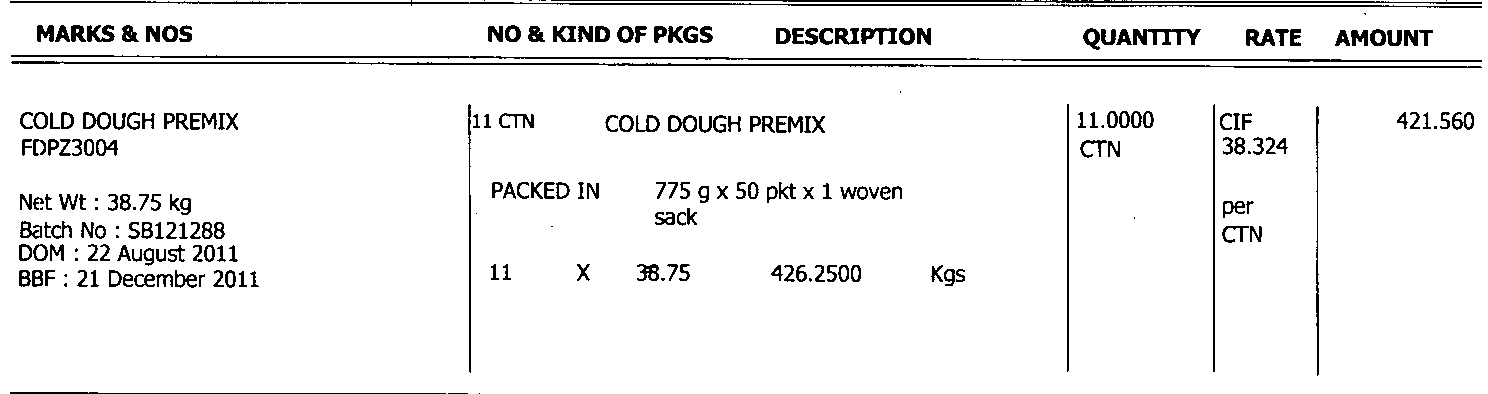
#> input picture src/samples/Covering_Schedule_254_page_5.png, 1488 x 394 px, found by its file name
$ python table_border_recog_approach_2.py
#> lines starting #> are read from the running program, lines starting #| are printed output that depends on the picture; after the words box and inside, x2 and y2 are one past the last pixel; in counts of white or black regions, pixels touching at a corner belong together
import cv2
import numpy as np
import matplotlib.pyplot as plt

file =  r'/New_Volume/Rakesh/miscellaneous_code/src/samples/Covering_Schedule_254_page_5.png'

im1 = cv2.imread(file, 0)
#> im1: shape (394, 1488); 93.9% white; 235 black regions (26 under 20 px), largest, box (x1, y1, x2, y2) and area: (11, 61, 1482, 68) 2952, (11, 55, 1482, 62) 2902, (10, 0, 1482, 8) 2692
im = cv2.imread(file)
#> im is the input picture: shape (394, 1488, 3); 93.9% white; 235 black regions (26 under 20 px), largest, box (x1, y1, x2, y2) and area: (11, 61, 1482, 68) 2952, (11, 55, 1482, 62) 2902, (10, 0, 1482, 8) 2692

ret,thresh_value = cv2.threshold(im1,180,255,cv2.THRESH_BINARY_INV)

kernel = np.ones((5,5),np.uint8)
dilated_value = cv2.dilate(thresh_value,kernel,iterations = 1)
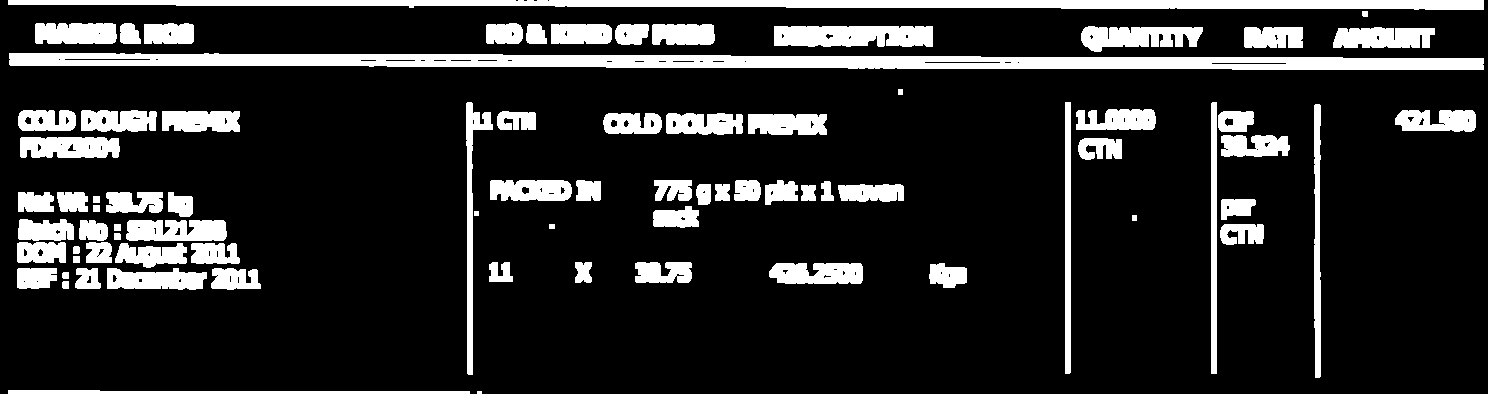
#> dilated_value: shape (394, 1488); 16.1% white; 79 white regions (1 under 20 px)

contours, hierarchy = cv2.findContours(dilated_value,cv2.RETR_TREE,cv2.CHAIN_APPROX_SIMPLE)
#> contours = 192 contours, 82 with area under 20; largest, box (x1, y1, x2, y2) and area: (9, 53, 1484, 70) 16819, (8, 0, 1484, 10) 9314, (774, 26, 933, 47) 2912, (1081, 26, 1203, 52) 2016, (20, 137, 120, 158) 1811
cordinates = []
for cnt in contours:
    x,y,w,h = cv2.boundingRect(cnt)
    cordinates.append((x,y,w,h))
    #bounding the images
    if y< 50:
        cv2.rectangle(im,(x,y),(x+w,y+h),(0,0,255),1)
#> this loop made 192 passes
#> (x, y, w, h) on passes 2 to 4: (8, 390, 462, 4), (62, 281, 7, 8), (62, 272, 7, 7)
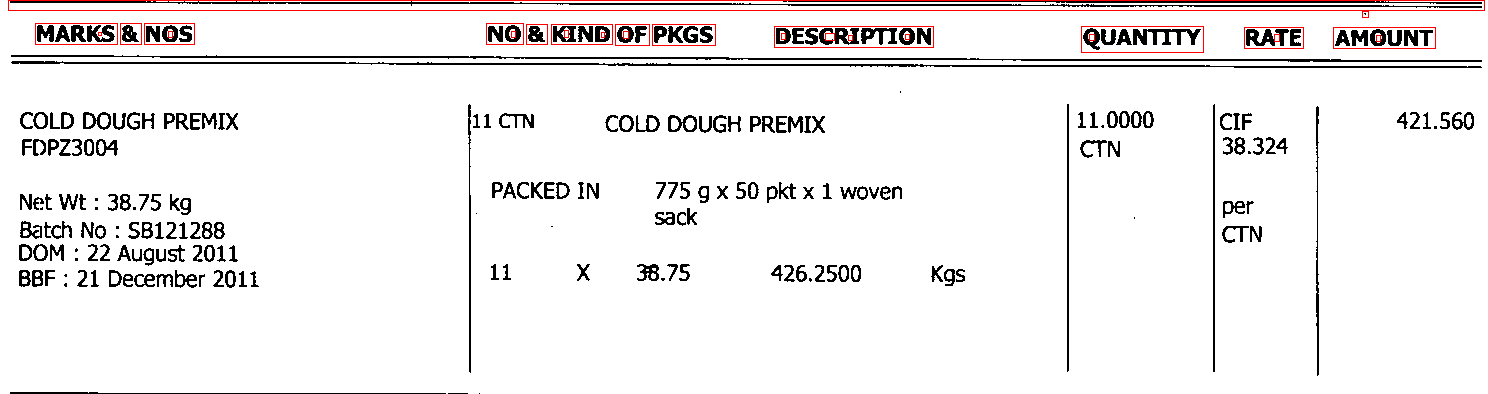
#> im: shape (394, 1488, 3); 0.92% of pixels changed, all inside (x1, y1, x2, y2) = (8, 0, 1485, 53)
#> after the loop, cordinates = 192 items, first 6: (477, 391, 5, 3), (8, 390, 462, 4), (62, 281, 7, 8), (62, 272, 7, 7), (211, 268, 50, 22), (237, 276, 3, 8)
# plt.imshow(im)
cv2.imshow('Image', im)
# Wait for a keystroke and close the window
cv2.waitKey(0)
cv2.destroyAllWindows()
cv2.namedWindow('detecttable', cv2.WINDOW_NORMAL)
cv2.imwrite('detecttable.jpg',im)
